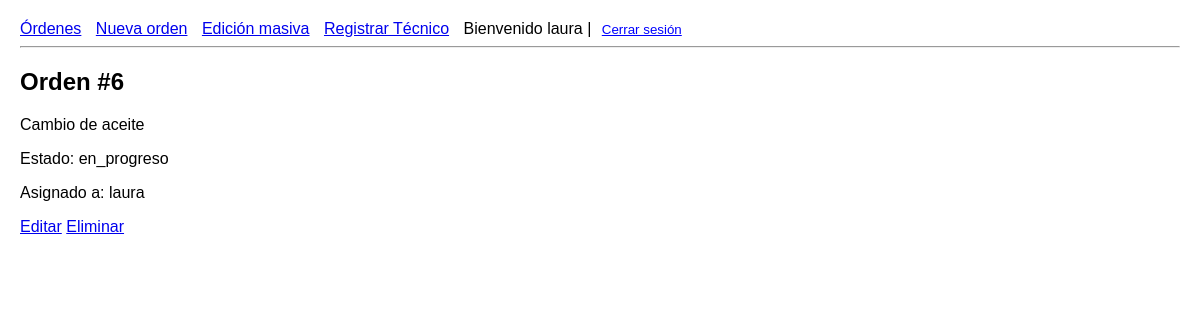
The page /ordenes/6/ (signed in) on the database as committed earlier.
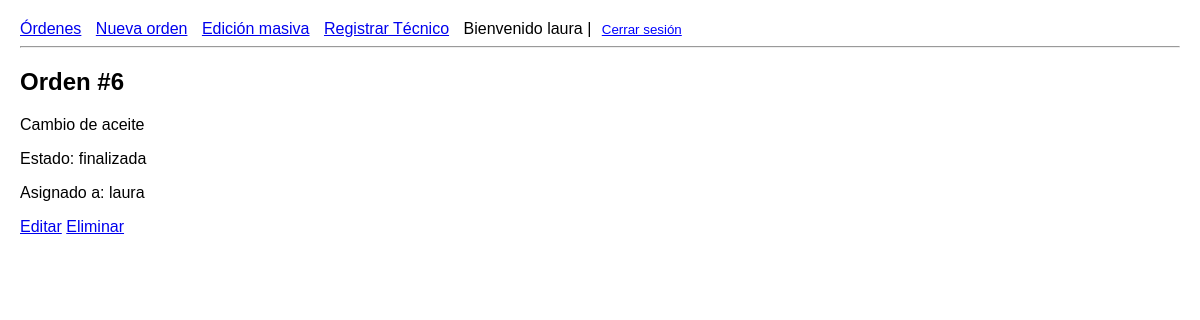
The same page on the database as committed later.
### ordenes/models.py (models this page shows, shortened)
class OrdenServicio(models.Model):
    descripcion = models.TextField()
    tecnico_asignado = models.ForeignKey(User, on_delete=models.CASCADE, related_name='ordenes_asignadas')
    estado = models.CharField(max_length=20, choices=[
        ('pendiente', 'Pendiente'),
        ('en_progreso', 'En Progreso'),
        ('finalizada', 'Finalizada')
    ])
    comentario_final = models.TextField(blank = True, null = True)
    fecha_creacion = models.DateTimeField(auto_now_add=True)

### ordenes/views.py (the view)
# urls.py: path('ordenes/<int:pk>/', views.OrdenDetailView.as_view(), name='orden_detail'),
class OrdenDetailView(LoginRequiredMixin, DetailView):
    model = OrdenServicio
    template_name = 'ordenes/orden_detail.html'

### ordenes/templates/ordenes/orden_detail.html (shortened to what this page needs)
{% extends "ordenes/base.html" %}
{% block content %}
<h2>Orden #{{ object.id }}</h2>
<p>{{ object.descripcion }}</p>
<p>Estado: {{ object.estado }}</p>
<p>Asignado a: {{ object.tecnico_asignado.username }}</p>
<a href="{% url 'orden_update' object.pk %}">Editar</a>
<a href="{% url 'orden_delete' object.pk %}">Eliminar</a>
{% endblock %}

Rows that differ between the two databases and show on the page:
changed OrdenServicio "Cambio de aceite": estado "en_progreso" → "finalizada"
